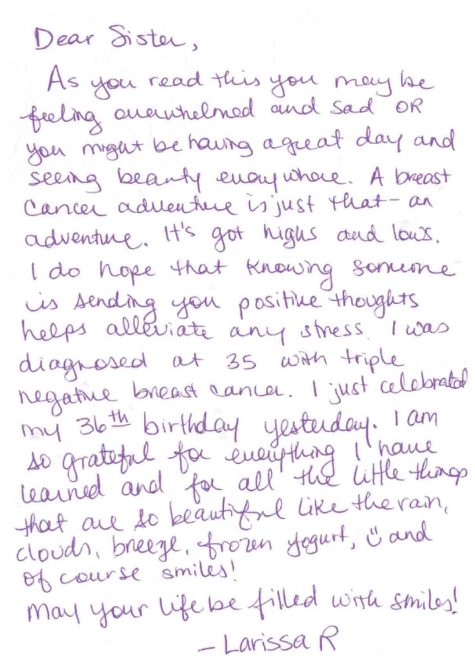
#> input picture data/dearfriend1.jpg, 950 x 1336 px (shown at 1/2 size)
$ python -i new_prediction_flow.py   (imports and definitions only)   (older library calls are emulated)
#> lines starting #> are read from the running program, lines starting #| are printed output that depends on the picture
from neuralNetwork import model
import numpy as np
import matplotlib.pyplot as plt
import cv2
from math import ceil, floor

SMALL_HEIGHT = 800


# [25 lines left out: functions implt, implt_group, resize, not called in this run]


def ratio(img, height=SMALL_HEIGHT):
    """Getting scale ratio."""
    return img.shape[0] / height


def sobel(channel):
    """ The Sobel Operator"""
    sobelX = cv2.Sobel(channel, cv2.CV_16S, 1, 0)
    sobelY = cv2.Sobel(channel, cv2.CV_16S, 0, 1)
    sobel = np.hypot(sobelX, sobelY)
    sobel[sobel > 255] = 255
    return np.uint8(sobel)


def edge_detect(im):
    """
    Edge detection
    The Sobel operator is applied for each image layer (RGB)
    """
    return np.max(np.array([sobel(im[:, :, 0]), sobel(im[:, :, 1]), sobel(im[:, :, 2])]), axis=0)


# [226 lines left out: functions union, contain, erase_top_white_padding, intersect, group_rectangles2, group_rectangles and 2 more, not called in this run]


def sharpen(img):
    ret, newImg = cv2.threshold(img, 123, 255, cv2.THRESH_BINARY)
    kernel = cv2.getStructuringElement(cv2.MORPH_RECT, (11, 11))
    newImg = cv2.dilate(newImg, kernel, 3)
    blurred2 = cv2.GaussianBlur(newImg, (3, 3), 1)

    edges2 = edge_detect(blurred2)
    bw_image2 = cv2.morphologyEx(edges2, cv2.MORPH_CLOSE, np.ones((5, 5), np.uint8))

    return bw_image2


# [185 lines left out: functions sharpen_small, erase_noise, floodFill, recreate_coordinates, add_padding, get_words_cords_cnn, not called in this run]

>>> import cv2
>>> picture = cv2.cvtColor(cv2.imread('data/dearfriend1.jpg'), cv2.COLOR_BGR2RGB)
>>> result = sharpen(picture)
#> in sharpen, `ret, newImg = cv2.threshold(img, 123, 255, cv2.THRESH_BINARY)`:
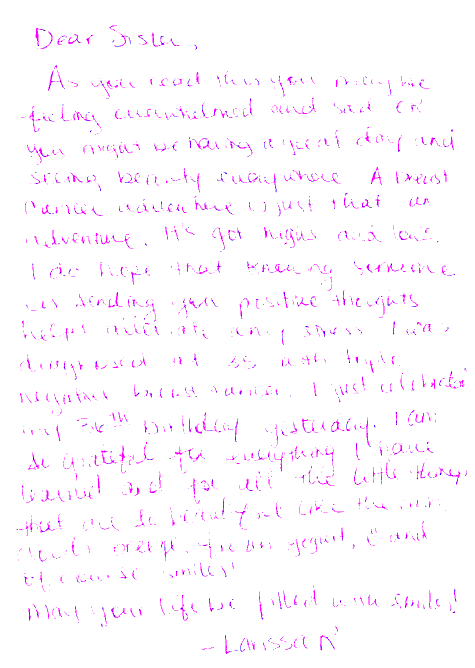
#> newImg: shape (1336, 950, 3) (shown at 1/2 size); mean R, G, B 254.3, 249.1, 254.9
#> in sharpen, `newImg = cv2.dilate(newImg, kernel, 3)`: newImg: shape (1336, 950, 3); every value is 255
#> in sobel, `sobelX = cv2.Sobel(channel, cv2.CV_16S, 1, 0)`: sobelX: shape (1336, 950) int16; every value is 0
#> in sobel, `sobelX = cv2.Sobel(channel, cv2.CV_16S, 1, 0)`: channel: shape (1336, 950); every value is 255
#> in sobel, `sobel = np.hypot(sobelX, sobelY)`: sobel: shape (1336, 950) float32; every value is 0
#> in sobel, `return np.uint8(sobel)`: returned value: shape (1336, 950); every value is 0
